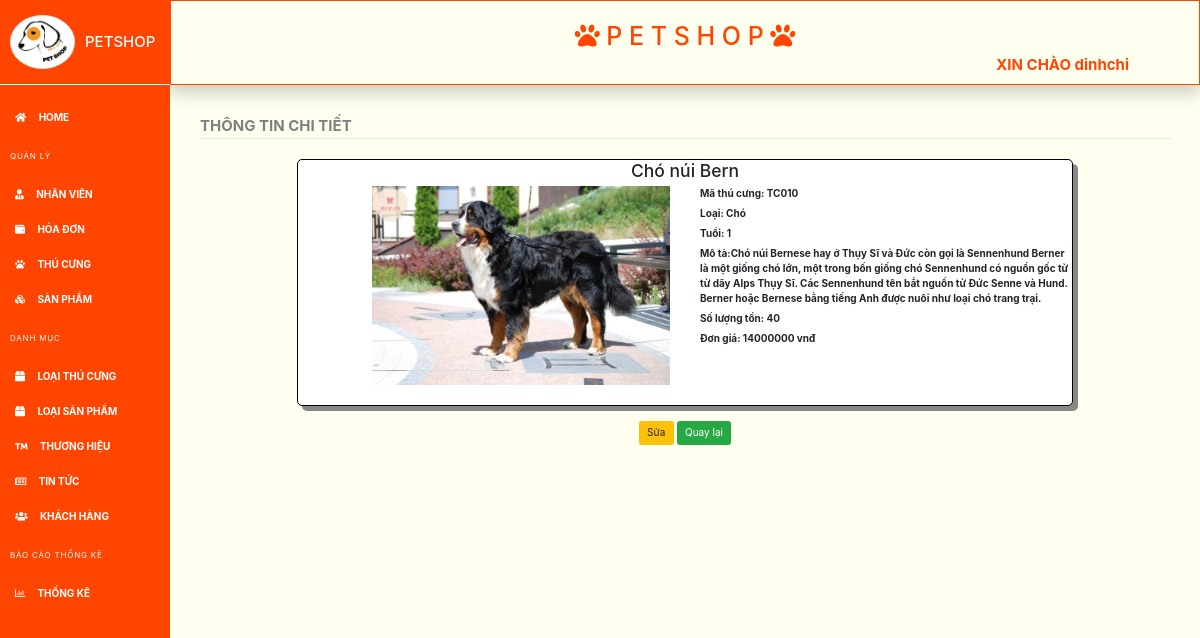
The app's page /details-thucung.php?ma_tc=TC010 (signed in) with its own data.
### tables this page shows
CREATE TABLE `thu_cung` (
  `ma_tc` varchar(10) NOT NULL,
  `ten_tc` varchar(50) NOT NULL,
  `tuoi` int(11) NOT NULL,
  `so_luong_ton` int(11) NOT NULL,
  `mo_ta` text NOT NULL,
  `anh_minh_hoa` varchar(255) NOT NULL,
  `don_gia` int(11) NOT NULL,
  `ma_loai_tc` varchar(10) NOT NULL
);

CREATE TABLE `loai_thu_cung` (
  `ma_loai_tc` varchar(10) NOT NULL,
  `ten_loai_tc` varchar(50) NOT NULL,
  `ghi_chu` text NOT NULL
);

### details-thucung.php (the view, shortened to what this page needs)
<?php
    require('include/header-ad.php');
    require("connection/connect.php");
    $ma_tc= $_REQUEST['ma_tc'];
    $query="SELECT * FROM thu_cung JOIN loai_thu_cung on thu_cung.ma_loai_tc = loai_thu_cung.ma_loai_tc WHERE ma_tc = '$ma_tc'";
    $result=mysqli_query($dbc,$query);
        if(mysqli_num_rows($result)<>0)
        {   $rows=mysqli_num_rows($result);
            while($row=mysqli_fetch_array($result, MYSQLI_ASSOC))
            {
                echo '<form method="post" enctype="multipart/form-data">
                 <fieldset>
                <legend>THÔNG TIN CHI TIẾT</legend>
                <div class="border_box">
                    <h3 style="text-align: center;">'.$row['ten_tc'].'</h3>
                    <div class="row">
                        <div class="col-lg-6 col-sm-12"><img style="width:80%; float:right" src="images/'.$row['anh_minh_hoa'].'" /></div>
                        <div class="col-lg-6 col-sm-12">
                            <label>Mã thú cưng: '.$row['ma_tc'].'</label><br>
                            <label>Loại: '.$row['ten_loai_tc'].'</label><br>
                            <label>Tuổi: '.$row['tuoi'].'</label><br>
                            <label>Mô tả:'.$row['mo_ta'].'</label><br>
                            <label>Số lượng tồn: '.$row['so_luong_ton'].'</label><br>
                            <label>Đơn giá: '.$row['don_gia'].' vnđ</label><br>
                        </div>
                    </div>
                 </div>
                 <center>
                 <a class="btn btn-warning" href="edit-thucung.php?ma_tc='.$ma_tc.'">Sửa</a>
                 <a class="btn btn-success" href="index-thucung.php">Quay lại</a>
                 </center> </fieldset>
                 </form>';
            }
        }
 ?>

### include/style-ad.css (style rules this page uses)
a { color: white; font-weight: bold; }
body { min-height: 100vh; overflow-x: hidden; background-color: #FFFFF0 ; }
legend { color: #808080; font-weight: bold; }
.border_box { background-color: white; border: 1px solid black; border-radius: 5px; box-shadow: 5px 5px #888888; box-sizing: border-box; width: 80%; margin: 15px auto; margin-left: 10%; padding-bottom: 20px; }

### records on screen
thu_cung: ten_tc "Chó núi Bern", anh_minh_hoa (picture), ma_tc "TC010", ma_loai_tc.ten_loai_tc "Chó", tuoi "1", mo_ta "Chó núi Bernese hay ở Thụy Sĩ và Đức còn gọi là Sennenhund Berner là một giống chó lớn, một trong bốn giống chó Sennenhund có nguồn gốc từ từ dãy Alps Thụy Sĩ. Các Sennenhund tên bắt nguồn từ Đức Senne và Hund. Berner hoặc Bernese bằng tiếng Anh được nuôi như loại chó trang trại.", so_luong_ton "40", don_gia "14000000"

### other values on screen
$_SESSION['username'] "dinhchi"
